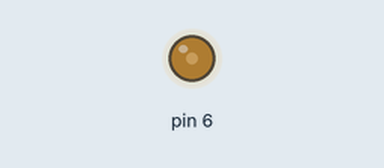
Simulated run of this sketch. Board: Arduino Uno, built with avr-gcc and run on an emulated ATmega328P. Parts: output pins drawn as LEDs (lit = HIGH).

Above: at 0.05 s.
At 6.05 s:
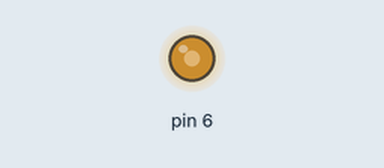
At 12.1 s:
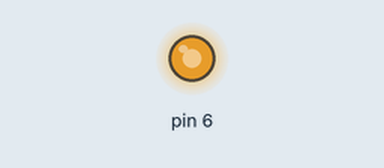
Timing chart, 0 to 15.7 s (numbered marks = the images above):
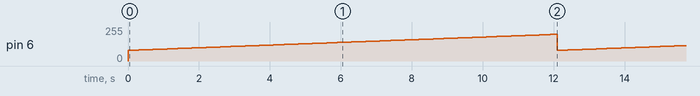

The sketch:

rpm.ino
```cpp
void setup() {
  // put your setup code here, to run once:
pinMode(6,OUTPUT);
}

void loop() {
  // put your main code here, to run repeatedly:
for (int i = 80 ; i <= 200 ; i++ ){
analogWrite(6,i);
delay(100);
}

}
```

Measured:
- by itself, pin 6: ramps from 80/255 to 200/255 and jumps back, once every 12.1 s
